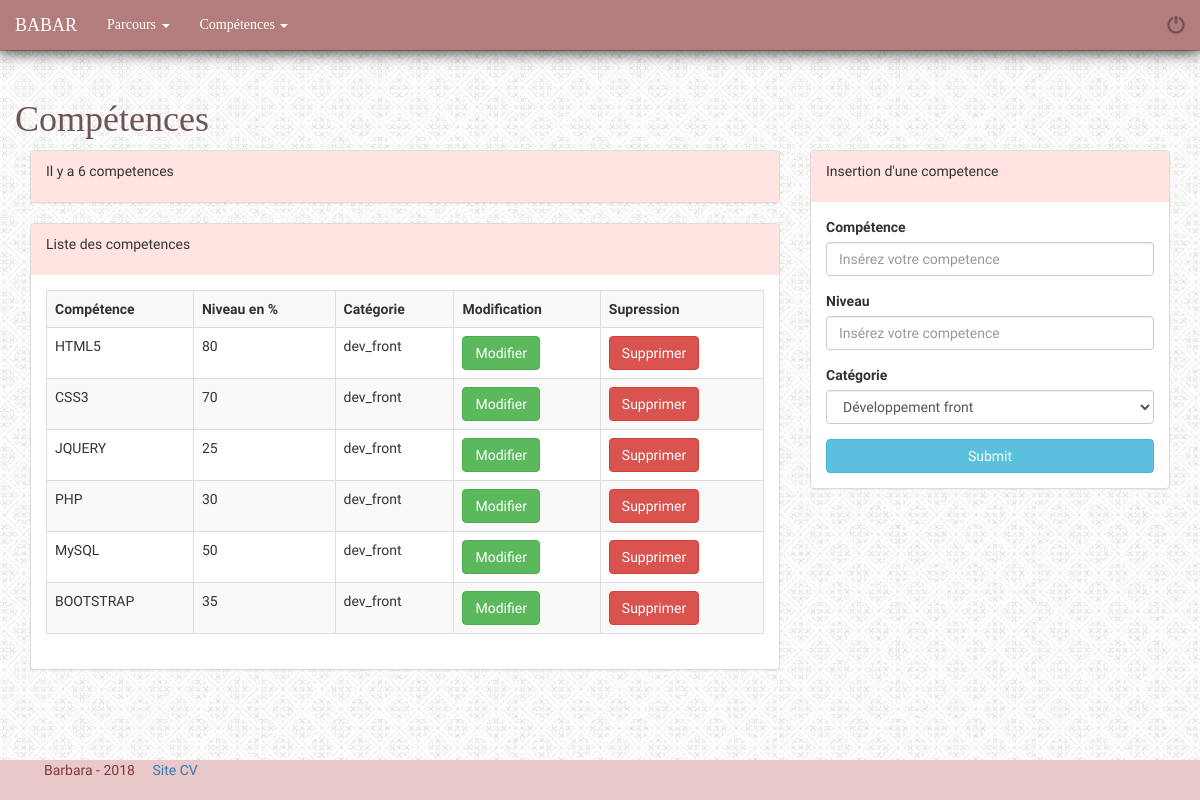
The page /admin/competences.php (signed in) on the database as committed earlier.
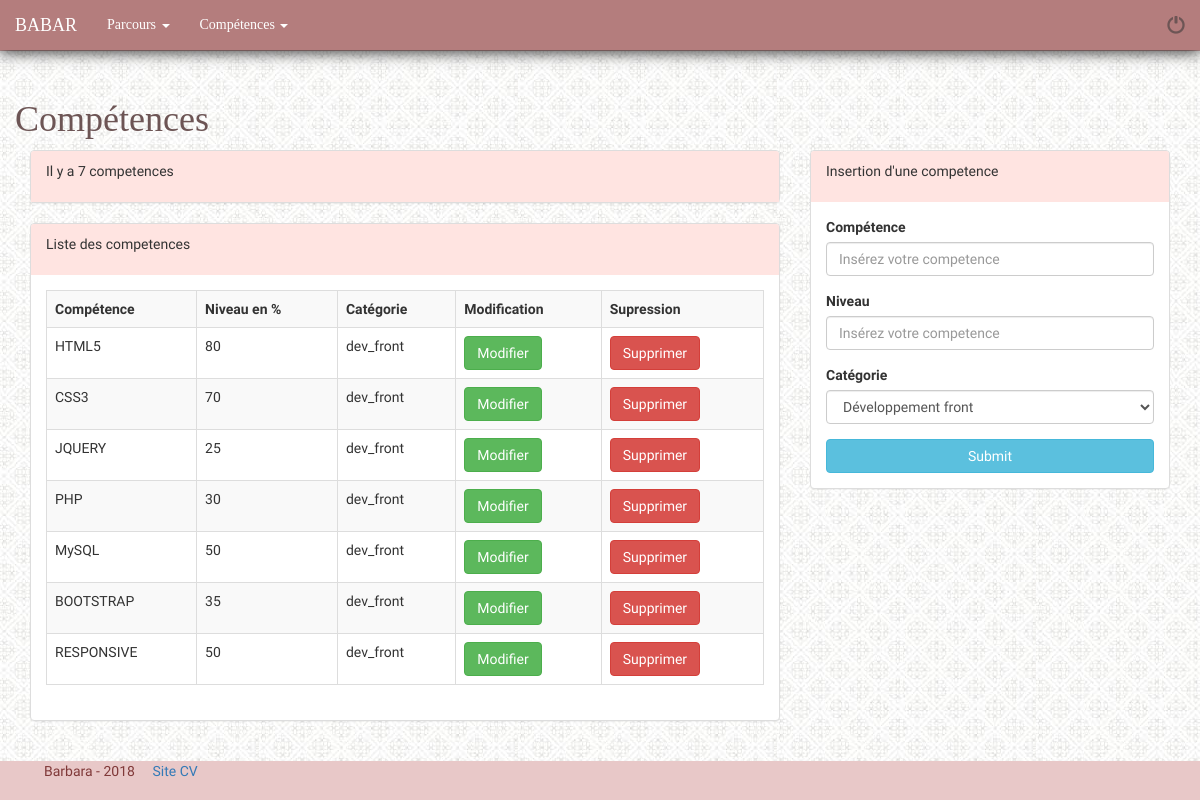
The same page on the database as committed later.
### tables this page shows
CREATE TABLE `t_competences` (
  `id_competence` int(3) NOT NULL,
  `competence` varchar(30) NOT NULL,
  `c_niveau` int(3) NOT NULL,
  `categorie` enum('dev_front','dev_back','framework') NOT NULL,
  `utilisateur_id` int(3) NOT NULL
);

### admin/competences.php (the view, shortened to what this page needs)
<?php
include('inc/init.inc.php');
if(isset($_SESSION['connexion']) && $_SESSION['connexion']=='connecté'){
    $id_utilisateur = $_SESSION['id_utilisateur'];
}else{
    header('location: connexion.php');
}
    $sql = $pdoCV -> prepare("SELECT * FROM t_competences WHERE utilisateur_id = '$id_utilisateur'");
    $sql -> execute();
    $nbr_competences =  $sql -> rowCount();
include('inc/header.inc.php');
include('inc/nav.inc.php');
?>
<div class="container">
    <div class="row">
        <h1> Compétences</h1>
    </div>
    <div class="row">
        <div class="col-md-8">
            <div class="panel panel-default">
                <div class="panel-heading">
                    <p> Il y a <?php if ($nbr_competences <= 1){
                        echo $nbr_competences.' competence';
                    }else{
                        echo $nbr_competences.' competences';
                    }?></p>
                </div>
            </div>
            <div class="panel panel-default">
                <div class="panel-heading">
                    <p>Liste des competences</p>
                </div>
                <div class="panel-body">
                    <div class="table-responsive">
                    <table class="table table-bordered table-striped">
                        <tr>
                            <th>Compétence</th>
                            <th>Niveau en %</th>
                            <th>Catégorie</th>
                            <th>Modification</th>
                            <th>Supression</th>
                        </tr>
                        <tr>
                        <?php while($ligne_competence = $sql -> fetch(PDO::FETCH_ASSOC) ) {?>
                           <td><?php echo $ligne_competence['competence'] ;?></td>
                           <td><?php echo $ligne_competence['c_niveau'] ;?></td>
                           <td><?php echo $ligne_competence['categorie'] ;?></td>
                           <td><a href="modif_competence.php?id_competence=<?= $ligne_competence['id_competence']; ?>"><button type="button" class="btn btn-success">Modifier</button></a></td>
                           <td><a href="competences.php?id_competence=<?= $ligne_competence['id_competence']; ?>"><button type="button" class="btn btn-danger">Supprimer</button></a></td>
                       </tr>
                        <?php } ?>
                    </table>
                    </div>
                </div>
            </div>
        </div>
        <div class="col-md-4">
            <div class="panel panel-default">
                <div class="panel-heading">
                        <p>Insertion d'une competence</p>
                </div>
                <div class="panel-body">
                    <form action="" method="post">
                        <div class="form-group">
                            <label for="competence">Compétence</label>
                            <input type="text" class="form-control" id="competence" name="competence" placeholder="Insérez votre competence">
                        </div>
                        <div class="form-group">
                            <label for="c_niveau">Niveau</label>
                            <input type="text" class="form-control" id="c_niveau" name="c_niveau" placeholder="Insérez votre competence">
                        </div>
                        <div class="form-group">
                            <label for="categorie">Catégorie</label>
                            <select class="form-control" name="categorie">
                                <option value="dev_front">Développement front</option>
                            </select>
                        </div>
                        <button type="submit" class="btn btn-info btn-block">Submit</button>
                    </form>
                </div>
            </div>
        </div>
    </div>
</div>
<?php include('inc/footer.inc.php'); ?>

Rows that differ between the two databases and show on the page:
added t_competences: competence "RESPONSIVE", c_niveau "50", categorie "dev_front"
Other text that changed with them:
$nbr_competences: "6" → "7"
